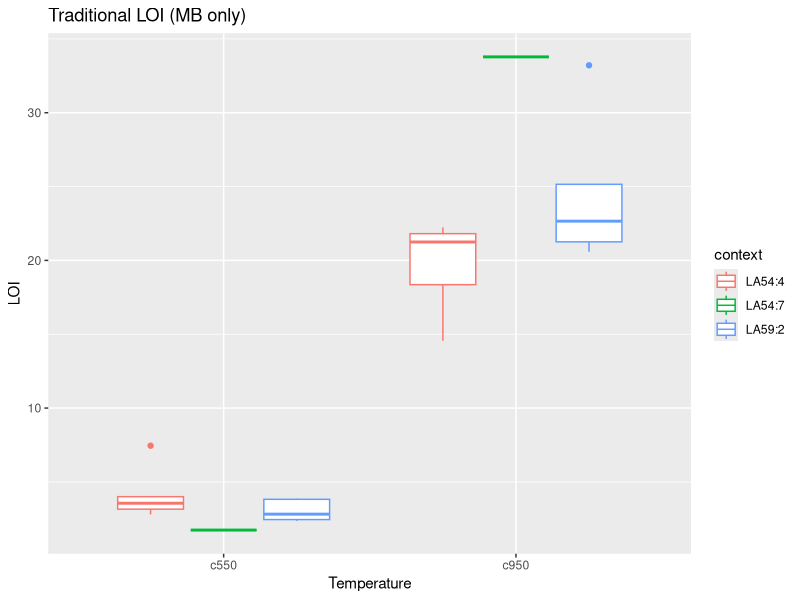
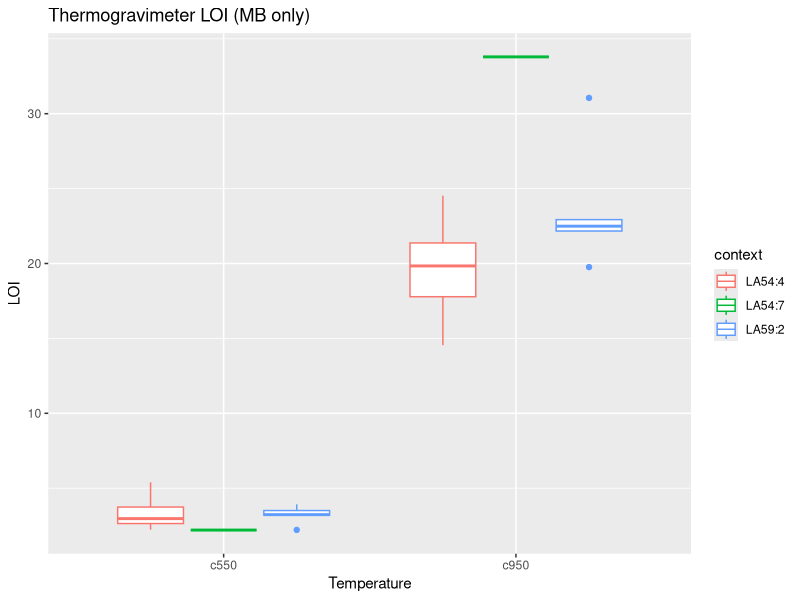
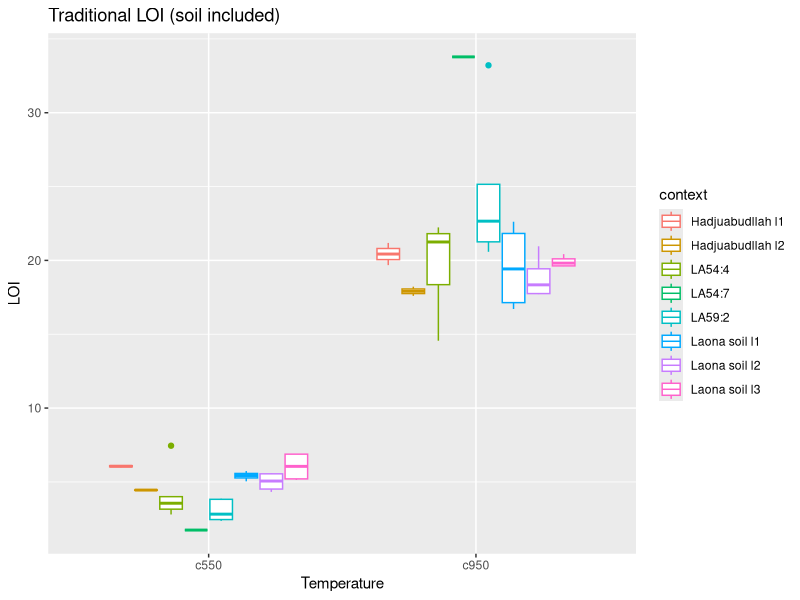
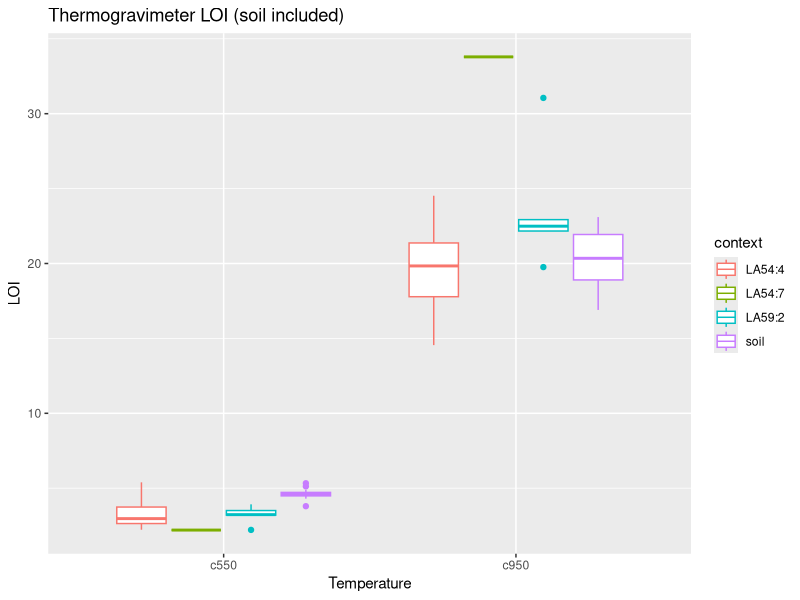
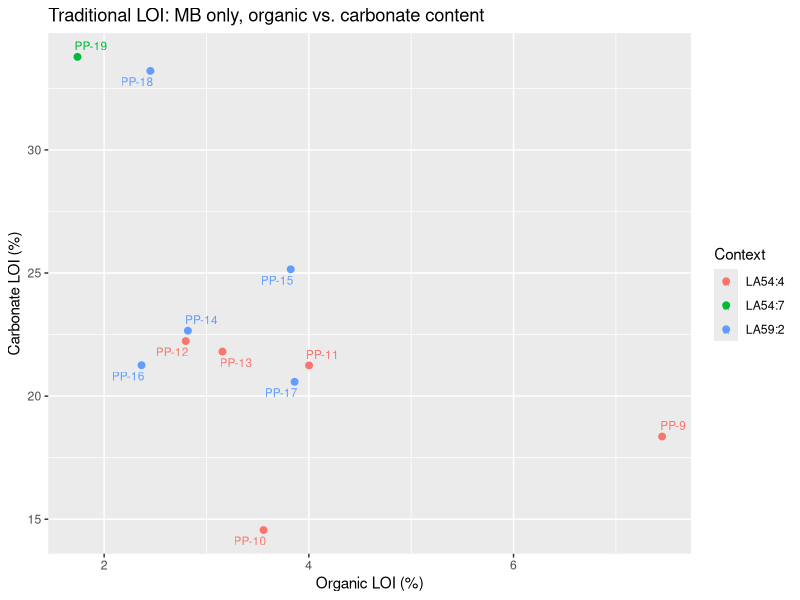
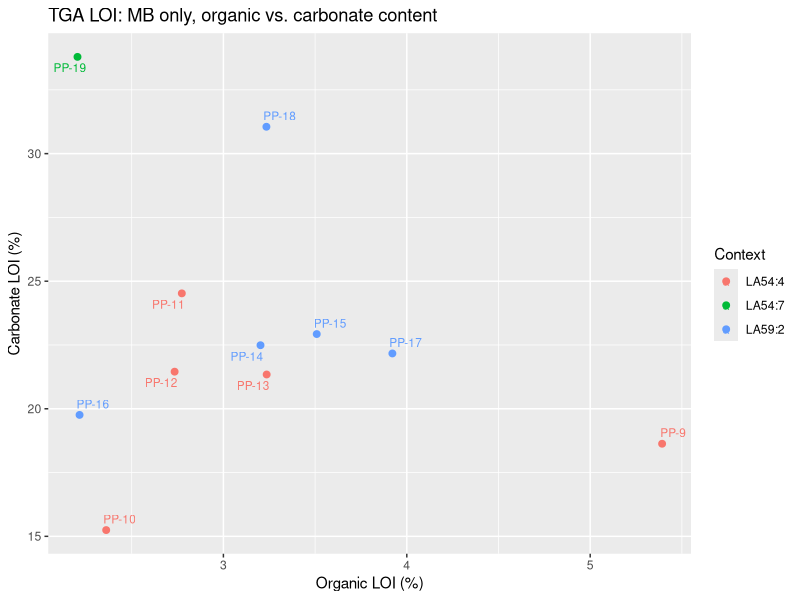
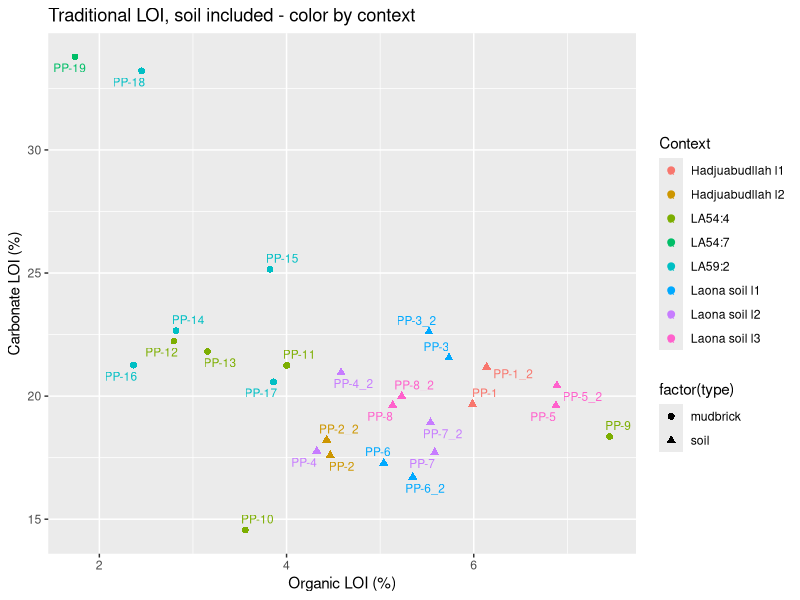
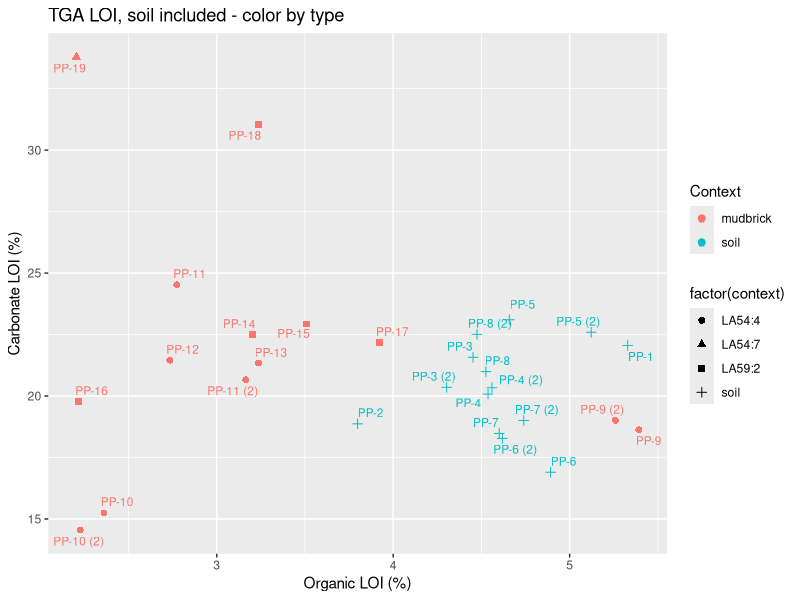

Write R code to recreate these figures, in order.
## ---- chunk 1
# Libraries
library(openxlsx); 
library(dplyr); 
library(ggplot2); 
library(ggrepel); # Preventing labels from overlapping
library(reshape2) # Melt-function for reshaping data to long form

loi <- read.xlsx("data/loi_PP.xlsx", sep=";")
tga <- read.xlsx("data/tga_PP.xlsx", sep=";")

# Remove rows containing words 'kekkila' (internal standard)
tga <- filter(tga, !grepl('kekkila', Name))

# TGA character columns to numeric
tga[, c(4:7)] <- sapply(tga[, c(4:7)], as.numeric)

# Sample names as rownames
rownames(loi) <- loi$sample
rownames(tga) <- tga$Name

# Creating new columns for analysis by subtracting crucible mass;
# "dry" (mass after drying), "c550" (mass after 550 C), "c950" (mass after 950 C)
loi$dry <- (loi$dry_weight - loi$crucible)
loi$c550mass <- (loi$after_550_C - loi$crucible)
loi$c950mass <- (loi$after_950_C - loi$crucible)

loi$c550 <- (loi$dry - loi$c550mass)/(loi$dry) * 100
loi$c950 <- (loi$c550mass - loi$c950mass)/(loi$c550mass) * 100

# Same with TGA
tga$c550 <- (tga$Dry - tga$Mass_550)/(tga$Dry) * 100
tga$c950 <- (tga$Mass_550 - tga$Mass_950)/(tga$Mass_550) * 100

# Creating MB only subsets
loi_MB <- subset(loi[9:19, ])

tga_MB <- subset(tga[9:20, ])
tga_MB <- subset(tga_MB[-4, ]) # No duplicates

tga_MB1 <- subset(tga[9:22, ]) # Includes some duplicates

# Transforming data to long form (MB only)
loi_MB_long <- loi_MB[c(8,13:14)] 
loi_MB_long <- melt(loi_MB_long, id = "context") 

tga_MB_long <- tga_MB1[c(8,10:11)] 
tga_MB_long <- melt(tga_MB_long, id = "context") 

# Transforming data to long form (Soil included)
loi_long <- loi[c(8,13:14)]
loi_long <- melt(loi_long, id = "context") 

tga_long <- tga[c(8,10:11)]
tga_long <- melt(tga_long, id = "context") 

# Long form data for stacked barplots
loi_long2 <- melt(loi_MB[c(1,13:14)], value.name = "Temp", id= "sample") 

tga_long2 <- melt(tga_MB[c(1,10:11)], value.name = "Temp", id= "Name") 

## ---- chunk 2
loi[c(8:9,13:14)]
## ---- chunk 3
tga[c(8:9,10:11)]
## ---- chunk 4
# Colored boxplots: Trad LOI, MB only
ggplot(loi_MB_long, aes(x = variable, y = value, color = context)) +  
  geom_boxplot() +
  labs(title="Traditional LOI (MB only)",
        x ="Temperature", y = "LOI")

# Colored boxplots: TGA LOI, MB only
ggplot(tga_MB_long, aes(x = variable, y = value, color = context)) +  
  geom_boxplot() +
  labs(title="Thermogravimeter LOI (MB only)",
        x ="Temperature", y = "LOI")

# Colored boxplots: Trad LOI, soil samples included
ggplot(loi_long, aes(x = variable, y = value, color = context)) +  
  geom_boxplot() +
  labs(title="Traditional LOI (soil included)",
        x ="Temperature", y = "LOI")

# Colored boxplots: TGA LOI, soil samples included
ggplot(tga_long, aes(x = variable, y = value, color = context)) +  
  geom_boxplot() +
  labs(title="Thermogravimeter LOI (soil included)",
        x ="Temperature", y = "LOI")

## ---- chunk 5
# MB only biplot: Trad LOI
ggplot(loi_MB, 
      aes(c550, c950, label = rownames(loi_MB), color = factor(context))) +
      geom_point(size=2) +
      geom_text_repel(size=3) + 
      labs(title = "Traditional LOI: MB only, organic vs. carbonate content", 
           color = "Context",
           x = "Organic LOI (%)", 
           y = "Carbonate LOI (%)") +
      theme(axis.title = element_text())

# MB only biplot: TGA LOI
ggplot(tga_MB, 
      aes(c550, c950, label = rownames(tga_MB), colour = factor(context))) +
      geom_point(size=2) +
      geom_text_repel(size=3) + 
      labs(title = "TGA LOI: MB only, organic vs. carbonate content", 
           color = "Context",
           x = "Organic LOI (%)", 
           y = "Carbonate LOI (%)") +
      theme(axis.title = element_text())

# Color by context biplot: Trad LOI
ggplot(loi, 
      aes(c550, c950, label = rownames(loi), colour = factor(context))) +
      geom_point(size=2, aes(shape = factor(type))) +
      geom_text_repel(size=3) + 
      labs(title = "Traditional LOI, soil included - color by context", 
           color = "Context",
           x = "Organic LOI (%)", 
           y = "Carbonate LOI (%)") +
      theme(axis.title = element_text())

# Color by type biplot: TGA
ggplot(tga, 
      aes(c550, c950, label = rownames(tga), colour = factor(type))) +
      geom_point(size=2, aes(shape = factor(context))) +
      geom_text_repel(size=3) + 
      labs(title = "TGA LOI, soil included - color by type", 
           color = "Context",
           x = "Organic LOI (%)", 
           y = "Carbonate LOI (%)") +
      theme(axis.title = element_text())

## ---- chunk 6
# Trad LOI stacked barplot
ggplot(loi_long2, aes(x = reorder(sample, Temp), y = Temp, fill = variable)) +
  geom_bar(stat = 'identity', position = 'stack') + 
    theme(axis.text.x = element_text(angle = 90, vjust = 0.5, hjust=1)) +
    labs(title="Traditional LOI (MB only)", 
         fill="Temperature",
         x = "", 
         y = "LOI (%)")

# TGA LOI stacked barplot
ggplot(tga_long2, aes(x = reorder(Name, Temp), y = Temp, fill = variable)) +
  geom_bar(stat = 'identity', position = 'stack') + 
    theme(axis.text.x = element_text(angle = 90, vjust = 0.5, hjust=1)) +
    labs(title="Thermogravimeter LOI (MB only)",
         fill="Temperature",
         x = "", 
         y = "LOI (%)")

